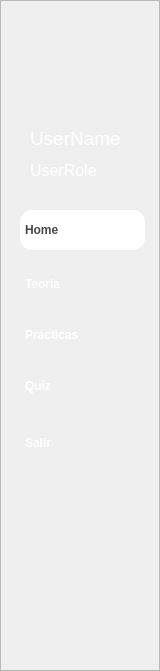
    <widget class="QFrame" name="fondo_menu">
     <property name="geometry">
      <rect>
       <x>9</x>
       <y>10</y>
       <width>160</width>
       <height>671</height>
      </rect>
     </property>
     <property name="styleSheet">
      <string notr="true">#fondo_menu{
	background-color: rgb(63, 81, 86);
	border-radius: 20px;
}

menu_icon{
	background-color: rgb(255, 255, 255);
}

QVBoxLayout{
	background-color: transparent;
}

QPushButton{
	background-color: rgb(255, 255, 255);
	text-align: left;
	color: white;
	padding: 5px;
	border-radius: 12px;
	font-weight: bold;
}

QLabel{
	background-color: transparent;
	color: white;
}</string>
     </property>
     <property name="frameShape">
      <enum>QFrame::StyledPanel</enum>
     </property>
     <property name="frameShadow">
      <enum>QFrame::Raised</enum>
     </property>
     <widget class="QLabel" name="icon_user">
      <property name="geometry">
       <rect>
        <x>40</x>
        <y>40</y>
        <width>71</width>
        <height>71</height>
       </rect>
      </property>
      <property name="styleSheet">
       <string notr="true">background-color: transparent;</string>
      </property>
      <property name="text">
       <string/>
      </property>
      <property name="pixmap">
       <pixmap>../src/icons/icon_user.png</pixmap>
      </property>
      <property name="scaledContents">
       <bool>true</bool>
      </property>
     </widget>
     <widget class="QLabel" name="icon_unimayor">
      <property name="geometry">
       <rect>
        <x>40</x>
        <y>570</y>
        <width>71</width>
        <height>71</height>
       </rect>
      </property>
      <property name="styleSheet">
       <string notr="true">background-color: transparent;</string>
      </property>
      <property name="text">
       <string/>
      </property>
      <property name="pixmap">
       <pixmap>../src/icons/logo_IUCMC.png</pixmap>
      </property>
      <property name="scaledContents">
       <bool>true</bool>
      </property>
     </widget>
     <widget class="QLabel" name="label_userName">
      <property name="geometry">
       <rect>
        <x>30</x>
        <y>130</y>
        <width>110</width>
        <height>16</height>
       </rect>
      </property>
      <property name="font">
       <font>
        <pointsize>14</pointsize>
       </font>
      </property>
      <property name="text">
       <string>UserName</string>
      </property>
     </widget>
     <widget class="QLabel" name="label_userRole">
      <property name="geometry">
       <rect>
        <x>30</x>
        <y>160</y>
        <width>100</width>
        <height>20</height>
       </rect>
      </property>
      <property name="font">
       <font>
        <pointsize>12</pointsize>
       </font>
      </property>
      <property name="text">
       <string>UserRole</string>
      </property>
     </widget>
     <widget class="QPushButton" name="button_menu_teoria">
      <property name="geometry">
       <rect>
        <x>20</x>
        <y>261</y>
        <width>125</width>
        <height>45</height>
       </rect>
      </property>
      <property name="font">
       <font>
        <weight>75</weight>
        <bold>true</bold>
       </font>
      </property>
      <property name="layoutDirection">
       <enum>Qt::LeftToRight</enum>
      </property>
      <property name="autoFillBackground">
       <bool>false</bool>
      </property>
      <property name="styleSheet">
       <string notr="true">background-color: transparent;</string>
      </property>
      <property name="text">
       <string>Teoría</string>
      </property>
      <property name="icon">
       <iconset>
        <normaloff>../src/icons/icon_teoria.png</normaloff>../src/icons/icon_teoria.png</iconset>
      </property>
      <property name="iconSize">
       <size>
        <width>40</width>
        <height>40</height>
       </size>
      </property>
     </widget>
     <widget class="QPushButton" name="button_menu_quiz">
      <property name="geometry">
       <rect>
        <x>20</x>
        <y>363</y>
        <width>125</width>
        <height>45</height>
       </rect>
      </property>
      <property name="font">
       <font>
        <weight>75</weight>
        <bold>true</bold>
       </font>
      </property>
      <property name="layoutDirection">
       <enum>Qt::LeftToRight</enum>
      </property>
      <property name="autoFillBackground">
       <bool>false</bool>
      </property>
      <property name="styleSheet">
       <string notr="true">background-color: transparent;</string>
      </property>
      <property name="text">
       <string>Quiz</string>
      </property>
      <property name="icon">
       <iconset>
        <normaloff>../src/icons/icon_quiz.png</normaloff>../src/icons/icon_quiz.png</iconset>
      </property>
      <property name="iconSize">
       <size>
        <width>40</width>
        <height>30</height>
       </size>
      </property>
     </widget>
     <widget class="QPushButton" name="button_menu_home">
      <property name="geometry">
       <rect>
        <x>20</x>
        <y>210</y>
        <width>125</width>
        <height>40</height>
       </rect>
      </property>
      <property name="font">
       <font>
        <weight>75</weight>
        <bold>true</bold>
       </font>
      </property>
      <property name="layoutDirection">
       <enum>Qt::LeftToRight</enum>
      </property>
      <property name="autoFillBackground">
       <bool>false</bool>
      </property>
      <property name="styleSheet">
       <string notr="true">color: rgb(71, 71, 71);</string>
      </property>
      <property name="text">
       <string>Home</string>
      </property>
      <property name="icon">
       <iconset>
        <normaloff>../src/icons/icon_home.png</normaloff>../src/icons/icon_home.png</iconset>
      </property>
      <property name="iconSize">
       <size>
        <width>40</width>
        <height>40</height>
       </size>
      </property>
     </widget>
     <widget class="QPushButton" name="button_menu_practicas">
      <property name="geometry">
       <rect>
        <x>20</x>
        <y>312</y>
        <width>125</width>
        <height>45</height>
       </rect>
      </property>
      <property name="font">
       <font>
        <weight>75</weight>
        <bold>true</bold>
       </font>
      </property>
      <property name="layoutDirection">
       <enum>Qt::LeftToRight</enum>
      </property>
      <property name="autoFillBackground">
       <bool>false</bool>
      </property>
      <property name="styleSheet">
       <string notr="true">background-color: transparent;</string>
      </property>
      <property name="text">
       <string>Prácticas</string>
      </property>
      <property name="icon">
       <iconset>
        <normaloff>../src/icons/icon_practicas.png</normaloff>../src/icons/icon_practicas.png</iconset>
      </property>
      <property name="iconSize">
       <size>
        <width>40</width>
        <height>35</height>
       </size>
      </property>
     </widget>
     <widget class="QPushButton" name="button_menu_cerrar_sesion">
      <property name="geometry">
       <rect>
        <x>20</x>
        <y>420</y>
        <width>125</width>
        <height>45</height>
       </rect>
      </property>
      <property name="font">
       <font>
        <weight>75</weight>
        <bold>true</bold>
       </font>
      </property>
      <property name="layoutDirection">
       <enum>Qt::LeftToRight</enum>
      </property>
      <property name="autoFillBackground">
       <bool>false</bool>
      </property>
      <property name="styleSheet">
       <string notr="true">background-color: transparent;</string>
      </property>
      <property name="text">
       <string>Salir</string>
      </property>
      <property name="icon">
       <iconset>
        <normaloff>../src/icons/icon_profesor.png</normaloff>../src/icons/icon_profesor.png</iconset>
      </property>
      <property name="iconSize">
       <size>
        <width>40</width>
        <height>30</height>
       </size>
      </property>
     </widget>
    </widget>
